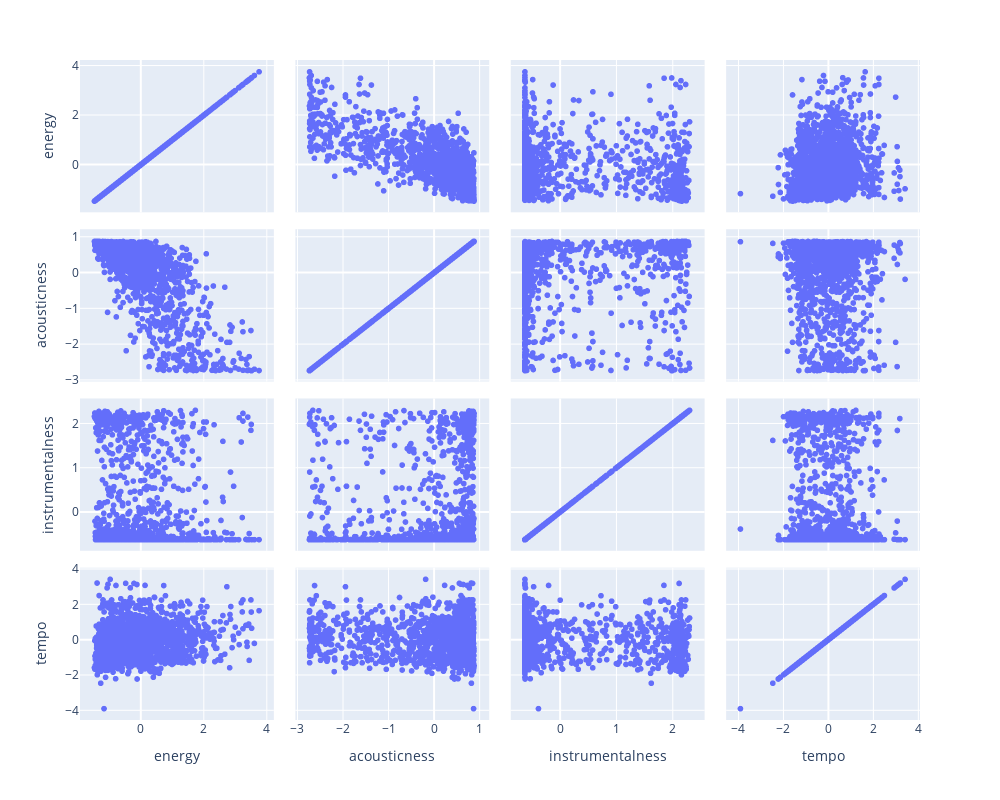

Source (notebook cell):
### Code cell
px.scatter_matrix(tracks_features_scaled, dimensions=features, width=1000, height=800)

### Figure 1 — Plotly figure (JSON) as saved in the notebook; plotly's stock layout.template omitted (floating-point values rounded to 4 significant figures; data arrays with more than 128 entries replaced by an {"elided": "..."} marker saying what was removed)
{"data": [{"dimensions": [{"axis": {"matches": true}, "label": "energy", "values": {"elided": "1486 float values"}}, {"axis": {"matches": true}, "label": "acousticness", "values": {"elided": "1486 float values"}}, {"axis": {"matches": true}, "label": "instrumentalness", "values": {"elided": "1486 float values"}}, {"axis": {"matches": true}, "label": "tempo", "values": {"elided": "1486 float values"}}], "hovertemplate": "%{xaxis.title.text}=%{x}<br>%{yaxis.title.text}=%{y}<extra></extra>", "legendgroup": "", "marker": {"color": "#636efa", "symbol": "circle"}, "name": "", "showlegend": false, "type": "splom"}], "layout": {"dragmode": "select", "height": 800, "legend": {"tracegroupgap": 0}, "margin": {"t": 60}, "width": 1000}}
